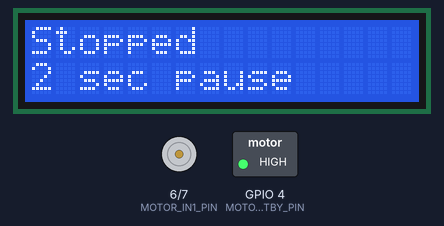
Bench run of a program on a simulated ESP32-S3. Parts: 16×2 character LCD, motor-driver pin pairs drawn as motors (green arrow = first pin HIGH = forward, orange = second pin HIGH = backward, longer = more drive, scaled by the enable pin, stopped while the standby pin is LOW), switched loads named in the program (green lamp = pin HIGH). What the program prints to the serial monitor is not drawn.

Above: at 7.6 s.
At 9.6 s:
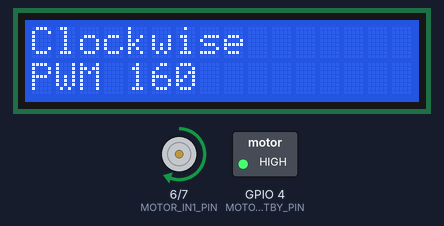
At 12.9 s:
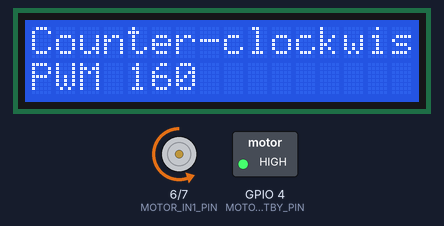
At 14.1 s:
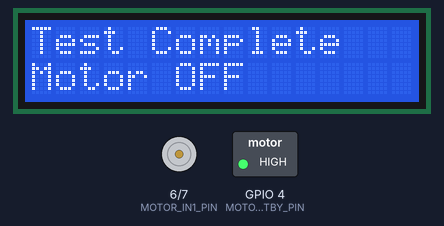
Timing chart, 0 to 15.6 s (numbered marks = the images above):
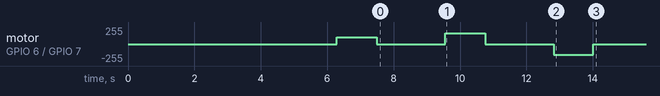

The program:

main.cpp
```cpp
#include <Arduino.h>
#include <Wire.h>
#include <LiquidCrystal_I2C.h>

constexpr uint32_t SERIAL_BAUD = 115200;

constexpr uint8_t MOTOR_ENA_PIN = 5;
constexpr uint8_t MOTOR_IN1_PIN = 6;
constexpr uint8_t MOTOR_IN2_PIN = 7;
constexpr uint8_t MOTOR_STBY_PIN = 4;

constexpr uint8_t I2C_SDA_PIN = 8;
constexpr uint8_t I2C_SCL_PIN = 9;
constexpr uint8_t LCD_ADDRESS = 0x27;
constexpr uint8_t LCD_COLUMNS = 16;
constexpr uint8_t LCD_ROWS = 2;

constexpr uint8_t PWM_CHANNEL = 0;
constexpr uint16_t PWM_FREQUENCY_HZ = 1000;
constexpr uint8_t PWM_RESOLUTION_BITS = 8;
constexpr uint8_t LOW_SPEED_DUTY = 100;     // 0-255. Start low for safety.
constexpr uint8_t MEDIUM_SPEED_DUTY = 160;  // Still conservative, but easier to see.

constexpr uint32_t BOOT_SAFETY_WAIT_MS = 5000;
constexpr uint32_t ROTATION_MS = 1200;
constexpr uint32_t STOP_BETWEEN_MS = 2000;

LiquidCrystal_I2C lcd(LCD_ADDRESS, LCD_COLUMNS, LCD_ROWS);

void printLcdLine(uint8_t row, const String &message) {
  String line = message;
  if (line.length() > LCD_COLUMNS) {
    line = line.substring(0, LCD_COLUMNS);
  }
  while (line.length() < LCD_COLUMNS) {
    line += ' ';
  }

  lcd.setCursor(0, row);
  lcd.print(line);
}

void showStatus(const String &line1, const String &line2 = "") {
  printLcdLine(0, line1);
  printLcdLine(1, line2);

  Serial.print(line1);
  if (line2.length() > 0) {
    Serial.print(" - ");
    Serial.print(line2);
  }
  Serial.println();
}

void motorOff() {
  ledcWrite(PWM_CHANNEL, 0);
  digitalWrite(MOTOR_IN1_PIN, LOW);
  digitalWrite(MOTOR_IN2_PIN, LOW);
  digitalWrite(MOTOR_STBY_PIN, HIGH);

  Serial.println("Pins: STBY=HIGH, PWM=0, IN1=LOW, IN2=LOW");
}

void motorClockwise(uint8_t duty) {
  digitalWrite(MOTOR_STBY_PIN, HIGH);
  digitalWrite(MOTOR_IN1_PIN, HIGH);
  digitalWrite(MOTOR_IN2_PIN, LOW);
  ledcWrite(PWM_CHANNEL, duty);

  Serial.print("Pins: ENA PWM=");
  Serial.print(duty);
  Serial.println(", IN1=HIGH, IN2=LOW");
}

void motorCounterClockwise(uint8_t duty) {
  digitalWrite(MOTOR_STBY_PIN, HIGH);
  digitalWrite(MOTOR_IN1_PIN, LOW);
  digitalWrite(MOTOR_IN2_PIN, HIGH);
  ledcWrite(PWM_CHANNEL, duty);

  Serial.print("Pins: ENA PWM=");
  Serial.print(duty);
  Serial.println(", IN1=LOW, IN2=HIGH");
}

void waitWithCountdown(uint32_t totalMs) {
  uint32_t remainingSeconds = totalMs / 1000;

  while (remainingSeconds > 0) {
    showStatus("Motor Test Ready", "Start in " + String(remainingSeconds));
    delay(1000);
    remainingSeconds--;
  }
}

void runMotorTestOnce() {
  showStatus("Motor Test Ready", "Motor OFF");
  Serial.println("Safety wait: motor will remain OFF for 5 seconds.");
  waitWithCountdown(BOOT_SAFETY_WAIT_MS);

  showStatus("Clockwise", "PWM 100");
  Serial.print("PWM duty: ");
  Serial.println(LOW_SPEED_DUTY);
  motorClockwise(LOW_SPEED_DUTY);
  delay(ROTATION_MS);

  motorOff();
  showStatus("Stopped", "2 sec pause");
  delay(STOP_BETWEEN_MS);

  showStatus("Clockwise", "PWM 160");
  Serial.print("PWM duty: ");
  Serial.println(MEDIUM_SPEED_DUTY);
  motorClockwise(MEDIUM_SPEED_DUTY);
  delay(ROTATION_MS);

  motorOff();
  showStatus("Stopped", "2 sec pause");
  delay(STOP_BETWEEN_MS);

  showStatus("Counter-clockwise", "PWM 160");
  Serial.print("PWM duty: ");
  Serial.println(MEDIUM_SPEED_DUTY);
  motorCounterClockwise(MEDIUM_SPEED_DUTY);
  delay(ROTATION_MS);

  motorOff();
  showStatus("Test Complete", "Motor OFF");
  Serial.println("Motor rotation test complete. Motor is OFF.");
}

void setup() {
  Serial.begin(SERIAL_BAUD);
  delay(1000);

  pinMode(MOTOR_IN1_PIN, OUTPUT);
  pinMode(MOTOR_IN2_PIN, OUTPUT);
  pinMode(MOTOR_ENA_PIN, OUTPUT);
  pinMode(MOTOR_STBY_PIN, OUTPUT);
  digitalWrite(MOTOR_STBY_PIN, HIGH);

  ledcSetup(PWM_CHANNEL, PWM_FREQUENCY_HZ, PWM_RESOLUTION_BITS);
  ledcAttachPin(MOTOR_ENA_PIN, PWM_CHANNEL);
  motorOff();

  Wire.begin(I2C_SDA_PIN, I2C_SCL_PIN);
  lcd.init();
  lcd.backlight();
  lcd.clear();

  Serial.println();
  Serial.println("ESP32-S3 L298N safe motor rotation test");
  Serial.println("Motor is OFF during setup. PWM duty is 0.");
  Serial.println("No movement starts until after the 5 second safety wait.");

  runMotorTestOnce();
}

void loop() {
  motorOff();
  delay(1000);
}
```

Measured:
- what the display in image 0 shows lasts 2.1 s, from 7.5 s to 9.6 s
- what the display in image 1 shows lasts 1.2 s, from 9.6 s to 10.8 s
